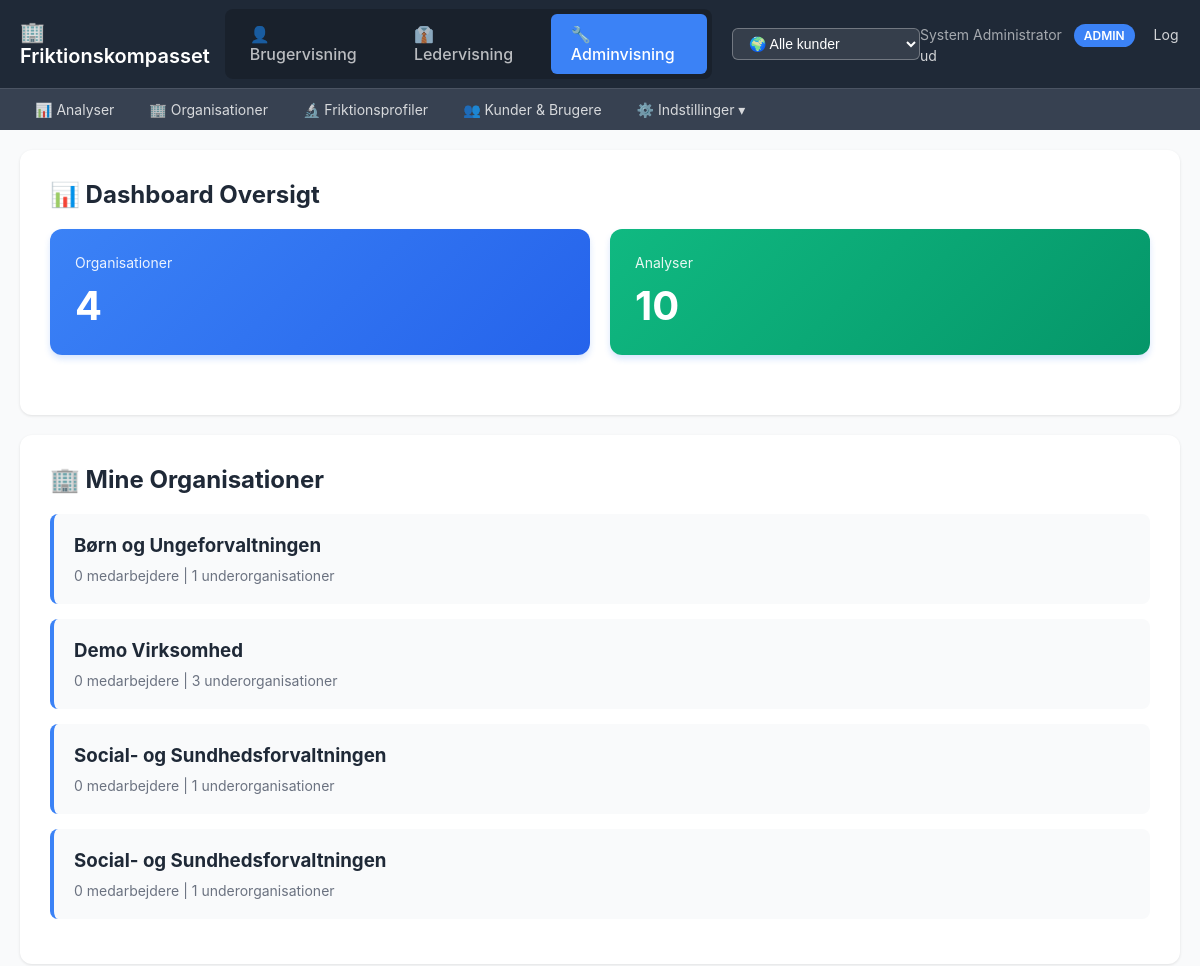
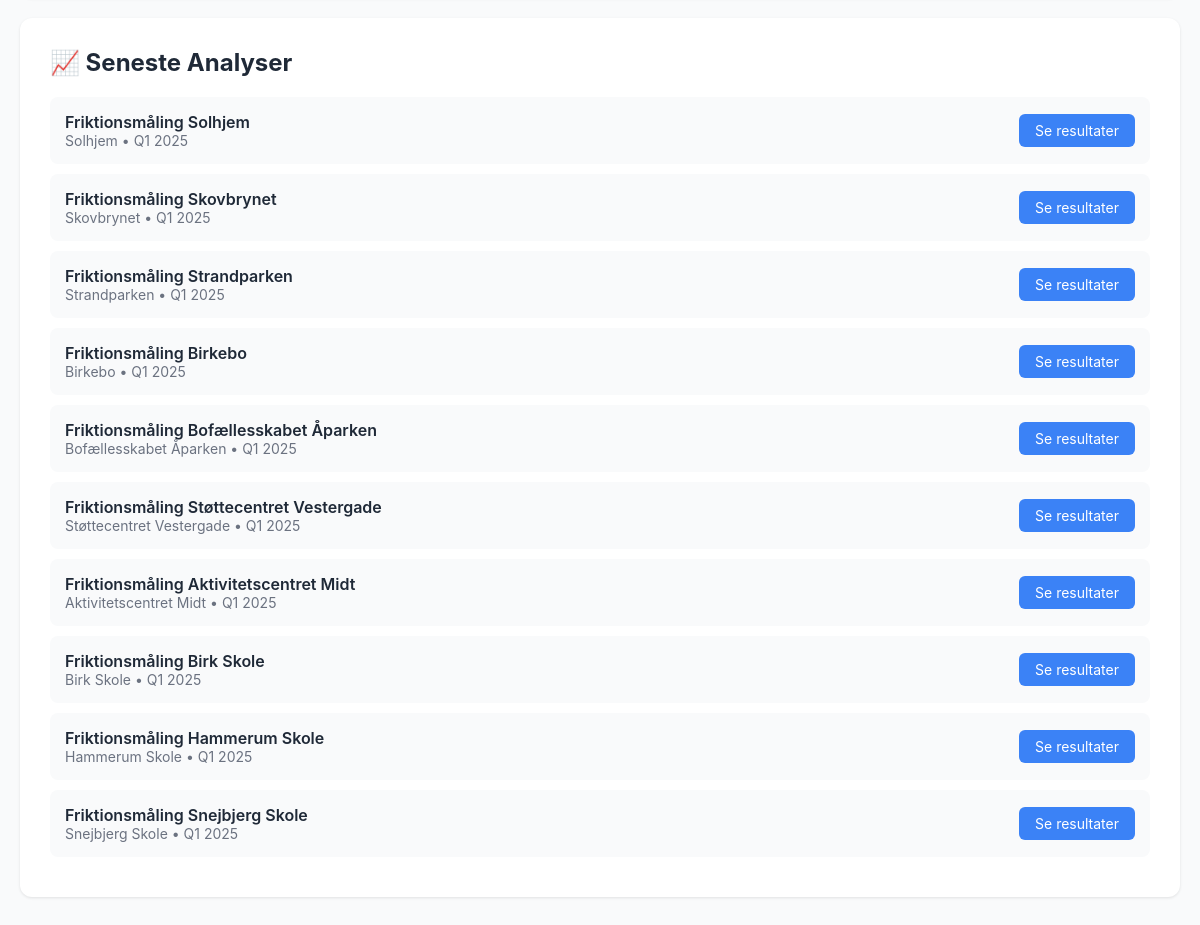
Page /admin/manager-view/dashboard (signed in) on the committed database (2 pictures, top to bottom).
### tables this page shows
CREATE TABLE organizational_units (
                id TEXT PRIMARY KEY,
                parent_id TEXT,
                name TEXT NOT NULL,
                full_path TEXT NOT NULL,
                level INTEGER NOT NULL DEFAULT 0,
                
                -- Leder info (kan være på alle niveauer)
                leader_name TEXT,
                leader_email TEXT,
                
                -- Metrics (typisk på leaf nodes, men kan være alle steder)
                employee_count INTEGER DEFAULT 0,
                sick_leave_percent REAL DEFAULT 0,
                
                created_at TIMESTAMP DEFAULT CURRENT_TIMESTAMP, customer_id TEXT REFERENCES customers(id) ON DELETE CASCADE,
                
                FOREIGN KEY (parent_id) REFERENCES organizational_units(id) ON DELETE CASCADE
            );

CREATE TABLE campaigns (
                id TEXT PRIMARY KEY,
                target_unit_id TEXT NOT NULL,
                name TEXT NOT NULL,
                period TEXT NOT NULL,
                sent_from TEXT DEFAULT 'admin',
                sent_at TIMESTAMP,
                created_at TIMESTAMP DEFAULT CURRENT_TIMESTAMP, mode TEXT DEFAULT 'anonymous', include_leader_assessment INTEGER DEFAULT 0, include_leader_self INTEGER DEFAULT 0, min_responses INTEGER DEFAULT 5,
                FOREIGN KEY (target_unit_id) REFERENCES organizational_units(id) ON DELETE CASCADE
            );

### admin_app.py (the view)
@app.route('/admin/manager-view/dashboard')
@login_required
def manager_dashboard():
    user = get_current_user()
    where_clause, params = get_customer_filter(user['role'], user['customer_id'])
    with get_db() as conn:
        units = conn.execute(f"""
            SELECT
                ou.*,
                COUNT(DISTINCT children.id) as child_count
            FROM organizational_units ou
            LEFT JOIN organizational_units children ON children.parent_id = ou.id
            WHERE ou.parent_id IS NULL AND ({where_clause})
            GROUP BY ou.id
            ORDER BY ou.name
        """, params).fetchall()
        campaigns = conn.execute(f"""
            SELECT c.*, ou.name as unit_name
            FROM campaigns c
            JOIN organizational_units ou ON c.target_unit_id = ou.id
            WHERE {where_clause}
            ORDER BY c.created_at DESC
            LIMIT 10
        """, params).fetchall()
    return render_template('manager_dashboard.html',
                         units=[dict(u) for u in units],
                         campaigns=[dict(c) for c in campaigns])

### admin_app.py (called while the page is built)
def login_required(f):
    @wraps(f)
    def decorated_function(*args, **kwargs):
        if 'user' not in session:
            flash('Du skal være logget ind for at se denne side', 'error')
            return redirect(url_for('login'))
        return f(*args, **kwargs)
    return decorated_function

def get_current_user():
    return session.get('user')

### db_hierarchical.py (called while the page is built)
@contextmanager
def get_db():
    conn = sqlite3.connect(DB_PATH, timeout=30.0)
    conn.row_factory = sqlite3.Row
    conn.execute("PRAGMA journal_mode=WAL")
    try:
        yield conn
        conn.commit()
    finally:
        conn.close()

### db_multitenant.py (called while the page is built)
def get_customer_filter(user_role: str, customer_id: Optional[str]) -> tuple:
    if customer_id:
        return ("ou.customer_id = ?", [customer_id])
    else:
        return ("1=1", [])

### templates/manager_dashboard.html (shortened to what this page needs)
{% extends "admin/layout.html" %}
{% block content %}
<div class="card">
    <h2>📊 Dashboard Oversigt</h2>
    <div class="stats">
        <div class="stat-box">
            <div class="label">Organisationer</div>
            <div class="value">{{ units|length }}</div>
        </div>
        <div class="stat-box" style="background: linear-gradient(135deg, #10b981 0%, #059669 100%);">
            <div class="label">Analyser</div>
            <div class="value">{{ campaigns|length }}</div>
        </div>
    </div>
</div>
<div class="card">
    <h2>🏢 Mine Organisationer</h2>
    {% if units %}
    <ul class="org-list">
        {% for unit in units %}
        <li class="org-item">
            <h3>{{ unit.name }}</h3>
            <div class="meta">
                {{ unit.employee_count }} medarbejdere
                {% if unit.child_count > 0 %}
                | {{ unit.child_count }} underorganisationer
                {% endif %}
            </div>
        </li>
        {% endfor %}
    </ul>
    {% else %}
    <div class="empty">
        Ingen organisationer endnu.
    </div>
    {% endif %}
</div>
<div class="card">
    <h2>📈 Seneste Analyser</h2>
    {% if campaigns %}
    <ul class="campaign-list">
        {% for campaign in campaigns %}
        <li class="campaign-item">
            <div>
                <div class="campaign-name">{{ campaign.name }}</div>
                <div class="campaign-meta">
                    {{ campaign.unit_name }} • {{ campaign.period }}
                </div>
            </div>
            <a href="/admin/campaign/{{ campaign.id }}" class="btn-view">Se resultater</a>
        </li>
        {% endfor %}
    </ul>
    {% else %}
    <div class="empty">
        Ingen analyser endnu.
    </div>
    {% endif %}
</div>
{% endblock %}

### templates/admin/layout.html (style rules this page uses)
* { margin: 0; padding: 0; box-sizing: border-box; }
body { font-family: -apple-system, BlinkMacSystemFont, 'Segoe UI', Arial, sans-serif; background: #f9fafb; }

### templates/manager_dashboard.html (style rules this page uses)
.card { background: white; border-radius: 12px; padding: 30px; margin-bottom: 20px; box-shadow: 0 1px 3px rgba(0,0,0,0.1); }
.card h2 { margin-bottom: 20px; color: #1f2937; }
.stats { display: grid; grid-template-columns: repeat(auto-fit, minmax(200px, 1fr)); gap: 20px; margin-bottom: 30px; }
.stat-box { background: linear-gradient(135deg, #3b82f6 0%, #2563eb 100%); color: white; padding: 25px; border-radius: 12px; box-shadow: 0 4px 6px rgba(59, 130, 246, 0.2); }
.stat-box .label { font-size: 0.875rem; opacity: 0.9; margin-bottom: 10px; }
.stat-box .value { font-size: 2.5rem; font-weight: bold; }
.org-list { list-style: none; padding: 0; }
.org-item { background: #f9fafb; padding: 20px; border-radius: 8px; margin-bottom: 15px; border-left: 4px solid #3b82f6; transition: all 0.2s; }
.org-item h3 { color: #1f2937; margin-bottom: 10px; }
.org-item .meta { color: #6b7280; font-size: 0.875rem; }
.campaign-list { list-style: none; padding: 0; }
.campaign-item { background: #f9fafb; padding: 15px; border-radius: 8px; margin-bottom: 10px; display: flex; justify-content: space-between; align-items: center; }
.campaign-name { font-weight: 600; color: #1f2937; }
.campaign-meta { color: #6b7280; font-size: 0.875rem; }
.btn-view { background: #3b82f6; color: white; padding: 8px 16px; border-radius: 6px; text-decoration: none; font-size: 0.875rem; }

### rows in the picture
organizational_units: name "Børn og Ungeforvaltningen", employee_count "0", child_count "1"
organizational_units: name "Demo Virksomhed", employee_count "0", child_count "3"
organizational_units: name "Social- og Sundhedsforvaltningen", employee_count "0", child_count "1"
organizational_units: name "Social- og Sundhedsforvaltningen", employee_count "0", child_count "1"
campaigns: name "Friktionsmåling Solhjem", unit_name "Solhjem", period "Q1 2025"
campaigns: name "Friktionsmåling Skovbrynet", unit_name "Skovbrynet", period "Q1 2025"
campaigns: name "Friktionsmåling Strandparken", unit_name "Strandparken", period "Q1 2025"
campaigns: name "Friktionsmåling Birkebo", unit_name "Birkebo", period "Q1 2025"
campaigns: name "Friktionsmåling Bofællesskabet Åparken", unit_name "Bofællesskabet Åparken", period "Q1 2025"
campaigns: name "Friktionsmåling Støttecentret Vestergade", unit_name "Støttecentret Vestergade", period "Q1 2025"
campaigns: name "Friktionsmåling Aktivitetscentret Midt", unit_name "Aktivitetscentret Midt", period "Q1 2025"
campaigns: name "Friktionsmåling Birk Skole", unit_name "Birk Skole", period "Q1 2025"
campaigns: name "Friktionsmåling Hammerum Skole", unit_name "Hammerum Skole", period "Q1 2025"
campaigns: name "Friktionsmåling Snejbjerg Skole", unit_name "Snejbjerg Skole", period "Q1 2025"

### other values in the picture
{{ session.user.name }} "System Administrator"
{{ session.user.role|upper }} "ADMIN"
{{ units|length }} "4"
{{ campaigns|length }} "10"
